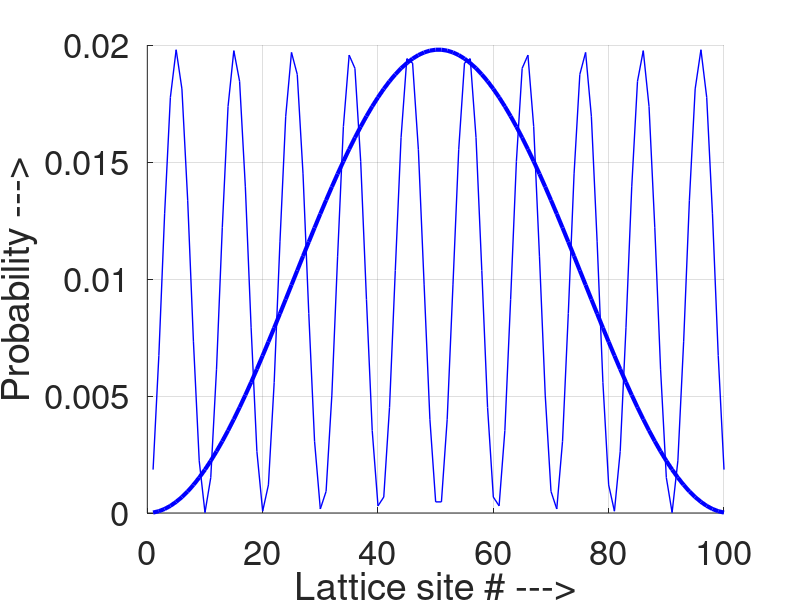

The MATLAB source for this figure:
function infinite_well()
    %INFINITE_WELL Summary of this function goes here
    %   Detailed explanation goes here

    %Constants (all MKS, except energy which is in eV)
    hbar=1.055e-34;
    m=9.110e-31;
    m_eff=0.067*m;
    epsil=8.854e-12;
    q=1.602e-19;
    
    %Lattice
    Np=100;
    a=1e-10;
    X=a*[1:1:Np];
    t0=(hbar^2)/(2*m*(a^2))/q;
    L=a*(Np+1);
    T=(2*t0*diag(ones(1,Np)))-(t0*diag(ones(1,Np-1),1))-(t0*diag(ones(1,Np-1),-1));
    [V,D]=eig(T);D=diag(D);[Enum,ind]=sort(D);
    
    E1=D(ind(1))
    psi1=abs(V(:,ind(1)));
    P1=psi1.*conj(psi1);
    
    E2=D(ind(10))
    psi2=abs(V(:,ind(10)));
    P2=psi2.*conj(psi2);
    
    %analytical eigenvalues
    Ean=(((hbar*pi)^2)/(2*m*(L^2))/q)*[1:Np].*[1:Np];
    hold on
    
    %p=plot(Enum,'bx');% Part (a)
    %p=plot(Ean,'b');% Part (a)
    h=plot(P1,'b');% Part (b)
    h1=plot(P2,'b');% Part (b)
    set(h,'linewidth',[3.0])
    set(h1,'linewidth',[1.0])
    set(gca,'Fontsize',[25])
    %xlabel('Eigenvalue Number , m --->');% Part (a)
    %ylabel('E (eV) --->');% Part (a)
    xlabel(' Lattice site # ---> ');% Part (b)
    ylabel(' Probability ---> ');% Part (b)
    grid on
end

